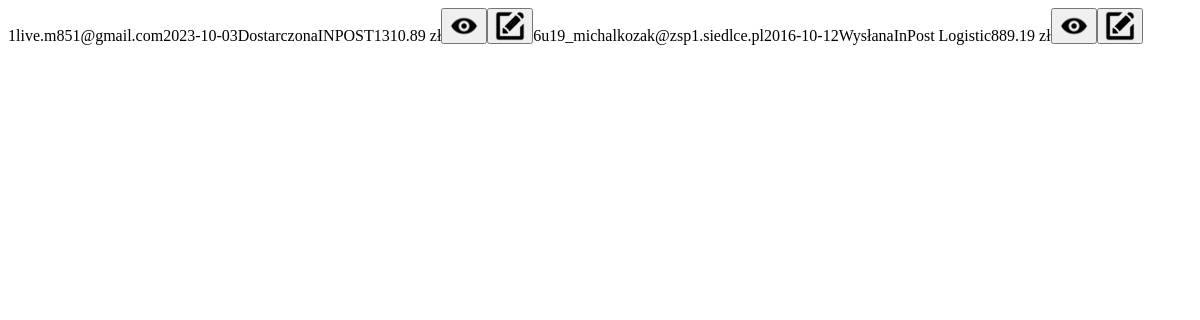
Before: /admin_pages/getData/get-order.php with the older database file.
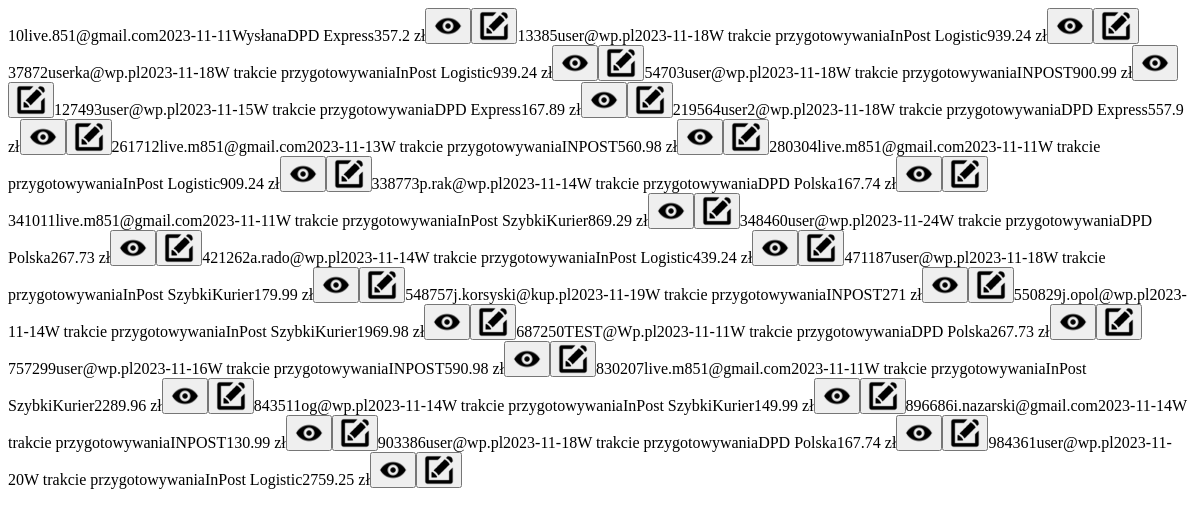
After: the same page with the newer database file.
### tables this page shows
CREATE TABLE `zamowienia` (
  `Id_zamowienia` int(11) NOT NULL,
  `email` varchar(255) DEFAULT NULL,
  `data_zamowienia` date DEFAULT NULL,
  `status` varchar(50) DEFAULT 'W trakcie przygotowywania',
  `Id_dostawcy` int(11) DEFAULT NULL,
  `ID_USER` int(11) DEFAULT NULL
);

CREATE TABLE `dostawcy` (
  `Id_dostawcy` int(11) NOT NULL,
  `Nazwa` varchar(255) DEFAULT NULL,
  `Adres` varchar(255) DEFAULT NULL,
  `Email` varchar(255) DEFAULT NULL,
  `Cena` decimal(10,2) DEFAULT NULL
);

### admin_pages/getData/get-order.php (the view, shortened to what this page needs)
<?php
require_once '../../config.php';
try {
    $pdo = new PDO('mysql:host='.$hostname.';dbname='.$database, $login, $password);
    $pdo->query('SET NAMES utf8');
} catch (PDOException $e) {
    echo 'Połączenie nie mogło zostać utworzone: ' . $e->getMessage();
    exit();
}
function findDelivery($id,$pdo){
    $connect = $pdo->query('SELECT dostawcy.Nazwa FROM dostawcy WHERE Id_dostawcy = '. $id);
    while($rows = $connect->fetch()){
       return $rows["Nazwa"];
    }
 }
$full_price = 0;
function findPrice($id,$pdo,$full_price){
    $connect = $pdo->query('SELECT * FROM zamowienia_produkty WHERE Id_zamowienia = '. $id);
    while($rows = $connect->fetch()){
        $connect2 = $pdo->query('SELECT cena FROM produkty WHERE Id_produktu = '. $rows['Id_produktu']);
        while($rows2 = $connect2->fetch()){
            $full_price = $rows2['cena'] * $rows['ilość'] + $full_price;
        }
    }
    $connect3 = $pdo->query('SELECT * FROM zamowienia WHERE Id_zamowienia = '. $id);
    while($rows = $connect3->fetch()){
        $connect2 = $pdo->query('SELECT Cena FROM dostawcy WHERE Id_dostawcy = '. $rows['Id_dostawcy']);
        while($rows2 = $connect2->fetch()){
            $full_price = $rows2['Cena']+ $full_price;
        }
    }
    return $full_price;
}
function findIDZP($id,$pdo){
    $tab = "";
    $connect = $pdo->query('SELECT * FROM zamowienia_produkty WHERE Id_zamowienia = '. $id);
    while($rows = $connect->fetch()){
       $tab = strval($rows['id_zamowienie_produkt'])." ".$tab;
    }
    return $tab;
 }
 function findIDP($id,$pdo){
    $tab = "";
    $connect = $pdo->query('SELECT * FROM zamowienia_produkty WHERE Id_zamowienia = '. $id);
    while($rows = $connect->fetch()){
       $tab = strval($rows['Id_produktu'])." ".$tab;
    }
    return $tab;
 }
$stmt = $pdo->query('SELECT * FROM zamowienia');
$html = '';
foreach ($stmt as $row){
    $html .=  '<tr>';
    $html .=  '<td>' . $row['Id_zamowienia'] . '</td>';
    $html .=  '<td>' . $row['email'] . '</td>';
    $html .=  '<td>' . $row['data_zamowienia'] . '</td>';
    $html .=  '<td>' . $row['status'] . '</td>';
    $html .=  '<td>' . findDelivery($row['Id_dostawcy'],$pdo) . '</td>';
    $html .=  '<td>' . findPrice($row['Id_zamowienia'],$pdo,$full_price) . ' zł</td>';
    $html .=  '<td><button class="edit show-delivery" data-ID_ZP="'.findIDZP($row['Id_zamowienia'],$pdo).'" data-ID_P="'.findIDP($row['Id_zamowienia'],$pdo).'"><img src="../../images/show.png" style="width: 30px" alt=""></button></td>';
    $html .=  '<td><button class="edit edit-order" data-id="'.$row['Id_zamowienia'].'"><img src="../../images/edit.png" style="width: 30px" alt=""></button></td>';
    $html .=  '</tr>';
}
echo $html;
?>
<!DOCTYPE html>
<html lang="en">
<head>
</head>
<body>
</body>
</html>

Changed rows visible on the page:
removed zamowienia: Id_zamowienia "1", email "live.m851@gmail.com", data_zamowienia "2023-10-03", status "Dostarczona", Id_dostawcy.Nazwa "INPOST", Id_zamowienia "1310.89"
removed zamowienia: Id_zamowienia "6", email "u19_michalkozak@zsp1.siedlce.pl", data_zamowienia "2016-10-12", status "Wysłana", Id_dostawcy.Nazwa "InPost Logistic", Id_zamowienia "889.19"
added zamowienia: Id_zamowienia "10", email "live.851@gmail.com", data_zamowienia "2023-11-11", status "Wysłana", Id_dostawcy.Nazwa "DPD Express", Id_zamowienia "357.2"
added zamowienia: Id_zamowienia "13385", email "user@wp.pl", data_zamowienia "2023-11-18", status "W trakcie przygotowywania", Id_dostawcy.Nazwa "InPost Logistic", Id_zamowienia "939.24"
added zamowienia: Id_zamowienia "37872", email "userka@wp.pl", data_zamowienia "2023-11-18", status "W trakcie przygotowywania", Id_dostawcy.Nazwa "InPost Logistic", Id_zamowienia "939.24"
added zamowienia: Id_zamowienia "54703", email "user@wp.pl", data_zamowienia "2023-11-18", status "W trakcie przygotowywania", Id_dostawcy.Nazwa "INPOST", Id_zamowienia "900.99"
added zamowienia: Id_zamowienia "127493", email "user@wp.pl", data_zamowienia "2023-11-15", status "W trakcie przygotowywania", Id_dostawcy.Nazwa "DPD Express", Id_zamowienia "167.89"
added zamowienia: Id_zamowienia "219564", email "user2@wp.pl", data_zamowienia "2023-11-18", status "W trakcie przygotowywania", Id_dostawcy.Nazwa "DPD Express", Id_zamowienia "557.9"
added zamowienia: Id_zamowienia "261712", email "live.m851@gmail.com", data_zamowienia "2023-11-13", status "W trakcie przygotowywania", Id_dostawcy.Nazwa "INPOST", Id_zamowienia "560.98"
added zamowienia: Id_zamowienia "280304", email "live.m851@gmail.com", data_zamowienia "2023-11-11", status "W trakcie przygotowywania", Id_dostawcy.Nazwa "InPost Logistic", Id_zamowienia "909.24"
added zamowienia: Id_zamowienia "338773", email "p.rak@wp.pl", data_zamowienia "2023-11-14", status "W trakcie przygotowywania", Id_dostawcy.Nazwa "DPD Polska", Id_zamowienia "167.74"
added zamowienia: Id_zamowienia "341011", email "live.m851@gmail.com", data_zamowienia "2023-11-11", status "W trakcie przygotowywania", Id_dostawcy.Nazwa "InPost SzybkiKurier", Id_zamowienia "869.29"
added zamowienia: Id_zamowienia "348460", email "user@wp.pl", data_zamowienia "2023-11-24", status "W trakcie przygotowywania", Id_dostawcy.Nazwa "DPD Polska", Id_zamowienia "267.73"
added zamowienia: Id_zamowienia "421262", email "a.rado@wp.pl", data_zamowienia "2023-11-14", status "W trakcie przygotowywania", Id_dostawcy.Nazwa "InPost Logistic", Id_zamowienia "439.24"
added zamowienia: Id_zamowienia "471187", email "user@wp.pl", data_zamowienia "2023-11-18", status "W trakcie przygotowywania", Id_dostawcy.Nazwa "InPost SzybkiKurier", Id_zamowienia "179.99"
added zamowienia: Id_zamowienia "548757", email "j.korsyski@kup.pl", data_zamowienia "2023-11-19", status "W trakcie przygotowywania", Id_dostawcy.Nazwa "INPOST", Id_zamowienia "271"
added zamowienia: Id_zamowienia "550829", email "j.opol@wp.pl", data_zamowienia "2023-11-14", status "W trakcie przygotowywania", Id_dostawcy.Nazwa "InPost SzybkiKurier", Id_zamowienia "1969.98"
added zamowienia: Id_zamowienia "687250", email "TEST@Wp.pl", data_zamowienia "2023-11-11", status "W trakcie przygotowywania", Id_dostawcy.Nazwa "DPD Polska", Id_zamowienia "267.73"
added zamowienia: Id_zamowienia "757299", email "user@wp.pl", data_zamowienia "2023-11-16", status "W trakcie przygotowywania", Id_dostawcy.Nazwa "INPOST", Id_zamowienia "590.98"
added zamowienia: Id_zamowienia "830207", email "live.m851@gmail.com", data_zamowienia "2023-11-11", status "W trakcie przygotowywania", Id_dostawcy.Nazwa "InPost SzybkiKurier", Id_zamowienia "2289.96"
added zamowienia: Id_zamowienia "843511", email "og@wp.pl", data_zamowienia "2023-11-14", status "W trakcie przygotowywania", Id_dostawcy.Nazwa "InPost SzybkiKurier", Id_zamowienia "149.99"
added zamowienia: Id_zamowienia "896686", email "i.nazarski@gmail.com", data_zamowienia "2023-11-14", status "W trakcie przygotowywania", Id_dostawcy.Nazwa "INPOST", Id_zamowienia "130.99"
added zamowienia: Id_zamowienia "903386", email "user@wp.pl", data_zamowienia "2023-11-18", status "W trakcie przygotowywania", Id_dostawcy.Nazwa "DPD Polska", Id_zamowienia "167.74"
added zamowienia: Id_zamowienia "984361", email "user@wp.pl", data_zamowienia "2023-11-20", status "W trakcie przygotowywania", Id_dostawcy.Nazwa "InPost Logistic", Id_zamowienia "2759.25"
